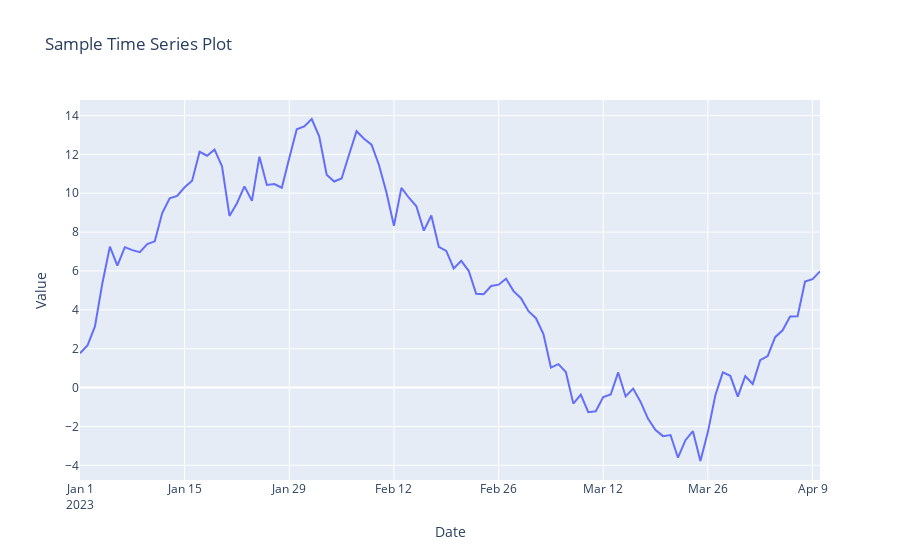

Notebook code for this chart:
### Code cell
import chart_studio
import chart_studio.plotly as py
import chart_studio.tools as tls

import plotly.express as px
import pandas as pd
import numpy as np

# Sample data creation
np.random.seed(0)
dates = pd.date_range('2023-01-01', periods=100)
data = np.random.randn(100).cumsum()
df = pd.DataFrame({'Date': dates, 'Value': data})

# Create the plot
fig = px.line(df, x='Date', y='Value', title='Sample Time Series Plot')
fig.show()
